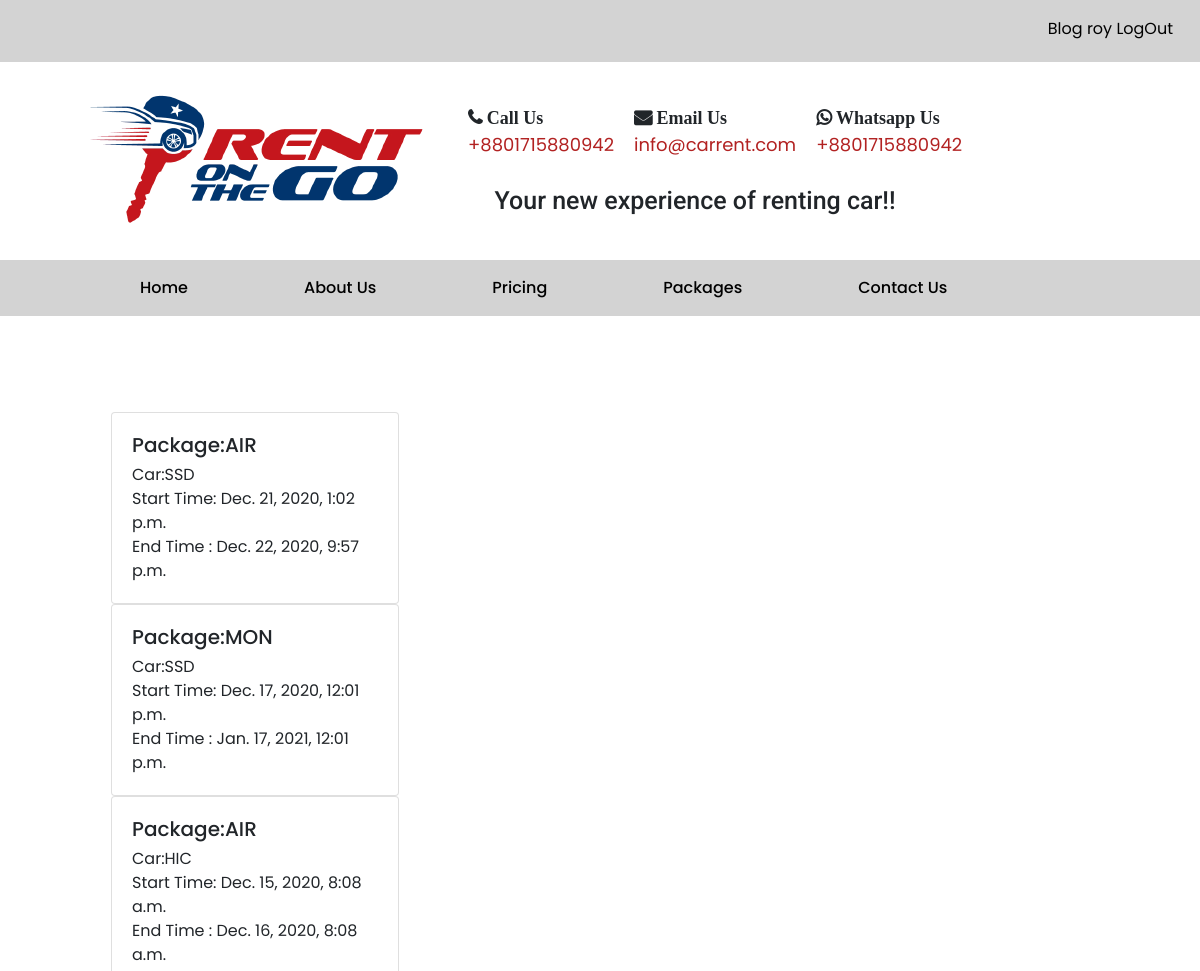
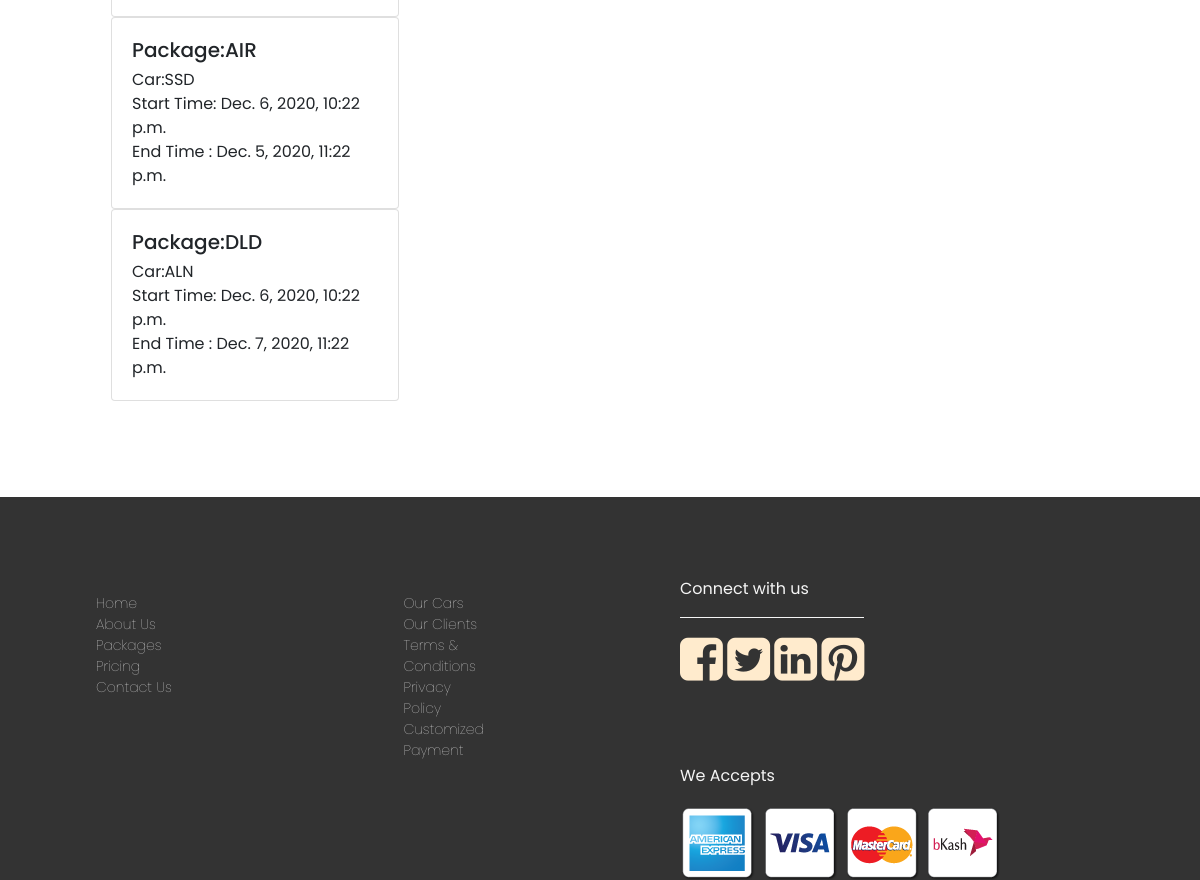
/booking_list/ (signed in), run on the app's committed database (2 pictures, top to bottom).
### App_rent/models.py (models this page shows, shortened)
class Booking(models.Model):
    user = models.ForeignKey(User, on_delete=models.CASCADE , related_name='user_booking')
    rent = models.ForeignKey(Rent,on_delete=models.CASCADE , related_name='rent')
    check_in = models.DateTimeField()
    check_out = models.DateTimeField()
    class Meta:
        ordering = ('-check_in',)

class Rent (models.Model):
    PACKAGES_CATEGORIES = (
        ('AIR','AIRPORT'),
        ('DLD','DAILY-DHAKA'),
        ('DLO','DAILY-OUTSIDE'),
        ('HRL','HOURLY'),
        ('MON','MONTHLY'),
        ('OFC','OFFICE'),
    )
    CAR_CATEGORIES = (
        ('SSD','STANDARD-SEDAN'),
        ('PSD','PREMIUM-SEDAN'),
        ('HIC','HIACE'),
        ('NOH','NOAH'),
        ('AXO','TOYOTA-AXIO'),
        ('ALN','TOYOTA-ALION'),
        ('NHH','NOAH-HYBRID'),
        ('PRM','PREMIO'),
        ('BUS','MINI-BUS'),
        ('CRS','LAND-CRUISER'),
       )
    pack_category = models.CharField(max_length=3,choices=PACKAGES_CATEGORIES)
    car_category = models.CharField(max_length=3,choices=CAR_CATEGORIES)
    price = models.FloatField(default=1500)
    image=models.ImageField(upload_to='images')

### App_rent/views.py (the view)
# urls.py: path('booking_list/',ShopView,name='show-list'),
def ShopView(request):
    bookings = Booking.objects.filter(user=request.user)
    return render(request,'App_rent/shoplist.html', context={'bookings':bookings})

### templates/App_rent/shoplist.html (shortened to what this page needs)
{% extends "base.html" %} {% block title_block %} rent List {% endblock %}
{%block body_block %}
<div class="row m-5 p-5">
  <div class="col-md-3">
    {% for booking in bookings %}
    <div class="card" style="width: 18rem">
      <div class="card-body">
        <h5 class="card-title">Package:{{booking.rent.pack_category}}</h5>
        <p class="card-text">
          Car:{{booking.rent.car_category}} <br />
          Start Time: {{booking.check_in}} <br />
          End Time : {{booking.check_out}}
        </p>
      </div>
    </div>
    {% endfor %}
  </div>
</div>
{%endblock %}

### templates/base.html (shortened to what this page needs)
<!DOCTYPE html> {% load static %}
<html lang="en">
  <head>
    <link
      rel="stylesheet"
      href="https://cdn.jsdelivr.net/npm/bootstrap@4.5.3/dist/css/bootstrap.min.css"
    />
    <link rel="stylesheet" href="{% static 'base.css' %}" />
    <link
      href="http://cdnjs.cloudflare.com/ajax/libs/font-awesome/4.3.0/css/font-awesome.css"
      rel="stylesheet"
      type="text/css"
    />
  </head>
  <body>
    <div class="top-bar">
      <ul class="nav__links">
        <div class="row">
          <div class="col mr-3 pr-3">
            <li><a href="#">Blog</a></li>
            {% if user.is_authenticated %}
            <li>
              <a href="{% url 'App_login:profile' %}">{{user.username}}</a>
            </li>
            <li><a href="{% url 'App_login:logout' %}">LogOut</a></li>
            {% else %}
            <li><a href="{% url 'App_login:sign_in' %}">Login</a></li>
            /
            <li><a href="{% url 'App_login:sign_up' %}">Registration</a></li>
            {% endif %}
          </div>
        </div>
      </ul>
    </div>
    <div class="mid-bar">
      <div class="row">
        <div class="col-lg-4 col-md-6">
          <img class="logo" src="/media/images/logo.png" alt="logo" />
        </div>
        <div class="col-lg-8 col-md-6">
          <div class="row">
            <ul class="nav_links">
              <li>
                <i class="fa fa-phone" style="font-weight: bold"> Call Us</i>
                <br />
                <span class="mid-bar-details">
                  <a href="tel:+8801715880942" style="color: firebrick">
                    +8801715880942</a
                  >
                </span>
              </li>
              <li>
                <i class="fa fa-envelope" style="font-weight: bold">
                  Email Us</i
                >
                <br />
                <span class="mid-bar-details">
                  <a href="mailto:info@carrent.com" style="color: firebrick"
                    >info@carrent.com</a
                  >
                </span>
              </li>
              <li>
                <i class="fa fa-whatsapp" style="font-weight: bold">
                  Whatsapp Us</i
                >
                <br />
                <span class="mid-bar-details">
                  <a href="tel:+8801715880942" style="color: firebrick">
                    +8801715880942</a
                  >
                </span>
              </li>
            </ul>
          </div>
          <div class="row">
            <h3 class="mid-bar-text">Your new experience of renting car!!</h3>
          </div>
        </div>
      </div>
    </div>
    <div>
      <nav class="navbar navbar-expand-lg navbar-light bg-light">
        <div class="collapse navbar-collapse" id="navbarNav">
          <ul class="navbar-nav">
            <li class="nav-item active">
              <a class="nav-link" href="{% url 'App_rent:Home' %}"
                >Home <span class="sr-only">(current)</span></a
              >
            </li>
            <li class="nav-item">
              <a class="nav-link" href="{% url 'App_rent:about_us' %}"
                >About Us</a
              >
            </li>
            <li class="nav-item">
              <a class="nav-link" href="{% url 'App_rent:pricing' %}"
                >Pricing</a
              >
            </li>
            <li class="nav-item">
              <a class="nav-link" href="{% url 'App_rent:packages' %}"
                >Packages</a
              >
            </li>
            <li class="nav-item">
              <a class="nav-link" href="{% url 'App_rent:contact' %}"
                >Contact Us</a
              >
            </li>
          </ul>
        </div>
      </nav>
    </div>
    {% block body_block %}{% endblock %}
    <div class="footer">
      <div class="row">
        <div class="col-md-3">
          <ul>
            <li>Home</li>
            <li>About Us</li>
            <li>Packages</li>
            <li>Pricing</li>
            <li>Contact Us</li>
          </ul>
        </div>
        <div class="col-md-3">
          <ul>
            <li>Our Cars</li>
            <li>Our Clients</li>
            <li>Terms & Conditions</li>
            <li>Privacy Policy</li>
            <li>Customized Payment</li>
          </ul>
        </div>
        <div class="col-md-6">
          <div class="row">
            <div class="connect-us">
              <p style="color: whitesmoke">Connect with us</p>
              <hr class="hrline" />
              <i class="fa fa-facebook-square"></i>
              <i class="fa fa-twitter-square"></i>
              <i class="fa fa-linkedin-square"></i>
              <i class="fa fa-pinterest-square"></i>
            </div>
          </div>
          <div class="row">
            <div class="connect-us">
              <p style="color: whitesmoke">We Accepts</p>
              <img src="/media/images/ssl_commerz_pay_with.png" />
            </div>
          </div>
        </div>
      </div>
    </div>
  </body>
</html>

### static/base.css (style rules this page uses)
body { font-family: 'Poppins', sans-serif; margin: 0; padding: 0; }
.top-bar { display: flex; justify-content: flex-end; padding: 5px 10px; background-color: lightgrey; }
.nav__links li { display: inline-block; padding-top: 12px; }
.nav__links li a { color: black; text-decoration: none; transition: all 0.3s ease 0s; }
.mid-bar { display: flex; justify-content: space-between; align-items: center; padding: 30px 40px; }
.nav_links { margin-left: auto; margin-right: auto; display: flex; justify-content: center; align-items: center; font-size: 18px; }
.nav_links li { display: inline-block; padding: 12px 10px; }
.nav_links li a { color: black; text-decoration: none; transition: all 0.3s ease 0s; }
.mid-bar .mid-bar-text { margin-left: auto; margin-right: auto; display: flex; justify-content: center; font-size: 25px; font-family: 'Roboto', sans-serif; }
.navbar { background-color: lightgray !important; }
.navbar .navbar-nav .nav-item { display: flex; justify-content: center; padding-left: 100px; }
.navbar .navbar-nav .nav-item .nav-link { color: black; font-weight: 500; }
.footer { background-color: #333333; }
.footer ul { margin: 3rem; padding: 3rem; }
.footer li { color: whitesmoke; list-style: none; font-weight: lighter; font-size: 14px; }
.footer .connect-us { margin-top: 5rem; margin-left: 5rem; margin-right: 5rem; margin-bottom: 0rem; }
.connect-us .hrline { border-top: 1px solid whitesmoke; }
.connect-us i { font-size: 50px; color: blanchedalmond; }

### data on the page
Booking: rent.pack_category "AIR", rent.car_category "SSD", check_in "Dec. 21, 2020, 1:02 p.m.", check_out "Dec. 22, 2020, 9:57 p.m."
Booking: rent.pack_category "MON", rent.car_category "SSD", check_in "Dec. 17, 2020, 12:01 p.m.", check_out "Jan. 17, 2021, 12:01 p.m."
Booking: rent.pack_category "AIR", rent.car_category "HIC", check_in "Dec. 15, 2020, 8:08 a.m.", check_out "Dec. 16, 2020, 8:08 a.m."
Booking: rent.pack_category "AIR", rent.car_category "SSD", check_in "Dec. 6, 2020, 10:22 p.m.", check_out "Dec. 5, 2020, 11:22 p.m."
Booking: rent.pack_category "DLD", rent.car_category "ALN", check_in "Dec. 6, 2020, 10:22 p.m.", check_out "Dec. 7, 2020, 11:22 p.m."

### other printed values
{{ user.username }} "roy"
